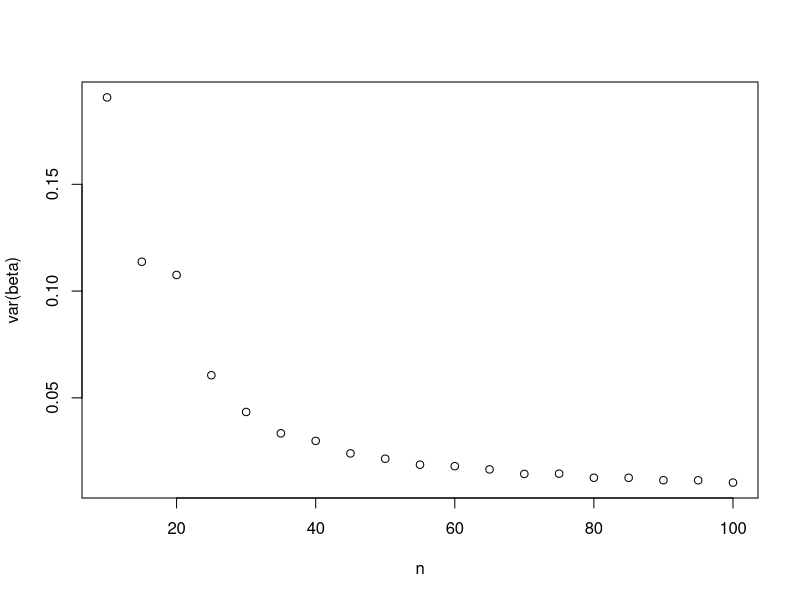
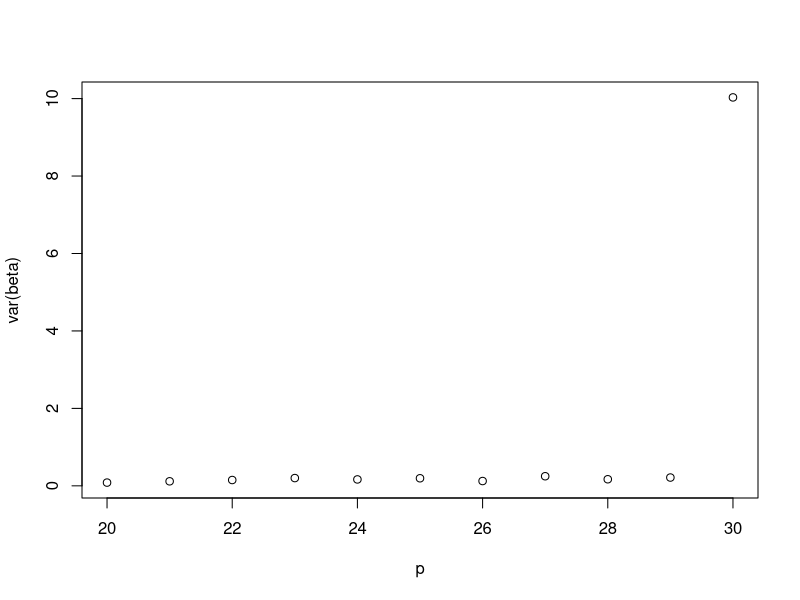

Reproduce these figures in R, in order. (Note: this script raises an error after producing the figures.)
## ---- chunk 1
knitr::opts_chunk$set(echo = TRUE)
library(dplyr)
## ---- chunk 2
ns=seq(10,100,5)
p=5
vbs=c()
#sigma=1
for (n in ns){
X=cbind(1,array(rnorm(n*p),dim=c(n,p)))
vbs=c(vbs,solve(t(X)%*%X)[1,1])
}
plot(ns,vbs,xlab="n",ylab="var(beta)")

## ---- chunk 3
set.seed(242)
n=31
#ps=seq(20,32)
ps=seq(20,30)
vbs=c()
#sigma=1
for (p in ps){
X=cbind(1,array(rnorm(n*p),dim=c(n,p)))
vbs=c(vbs,solve(t(X)%*%X)[1,1])
}
plot(ps,vbs,xlab="p",ylab="var(beta)")
## ---- chunk 4
n <- 30
beta0 <- 1.0
sig <- 1.0
beta1v_a <- seq(0,2,by=0.1)
N <- 100
Pval <- matrix(nrow=length(beta1v),ncol=N)
set.seed(123)
for(i in 1:length(beta1v))
{
  for(j in 1:N)
  {
   beta1 <- beta1v[i]
   x <- rnorm(n)
   y <- rnorm(n,beta0+beta1*x,sig)
   fit <- lm(y~x)
   Pval[i,j] <- summary(fit)$coef["x",4]
  }
}
alpha <- 0.05
rej.rate_a <- rowMeans(Pval<alpha)
plot(beta1v_a,rej.rate_a,type="l")
## ---- chunk 5
set.seed(123)
#correlation
rho=0.9

for(i in 1:length(beta1v))
{
  for(j in 1:N)
  {
   beta1 <- beta1v[i]
   x <- rnorm(n)
   z<-rnorm(n)*sqrt(1-rho^2)+rho*x
   y <- rnorm(n,beta0+beta1*x,sig)
   fit <- lm(y~x+z)
   Pval[i,j] <- summary(fit)$coef["x",4]
  }
}
rej.rate <- rowMeans(Pval<alpha)
plot(beta1v_a,rej.rate_a,type="l")
lines(beta1v,rej.rate,type="l",col="blue")


rho=0.99

for(i in 1:length(beta1v))
{
  for(j in 1:N)
  {
   beta1 <- beta1v[i]
   x <- rnorm(n)
   z<-rnorm(n)*sqrt(1-rho^2)+rho*x
   y <- rnorm(n,beta0+beta1*x,sig)
   fit <- lm(y~x+z)
   Pval[i,j] <- summary(fit)$coef["x",4]
  }
}
rej.rate2 <- rowMeans(Pval<alpha)
lines(beta1v,rej.rate2,col="green")

